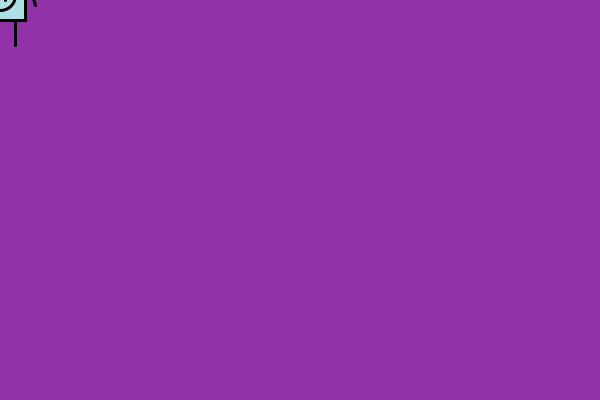
Frame 1 (no input)
Frame 60 (the mouse pressed at the canvas centre just before this capture): identical to frame 1, image omitted
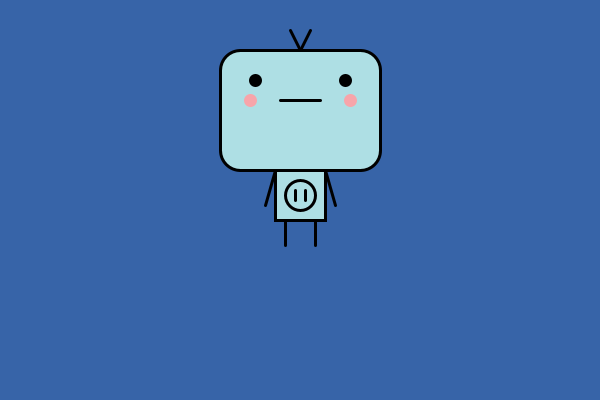
Frame 120 (the mouse held since frame 60 and released just before this capture)

The Processing sketch that drew these frames (run headless with seeded random() and noise(); from frame 60 on, the mouse is pressed at the canvas centre):

// Processing sketch: processing_40681
// ── processing_40681.pde

void setup()
{
  size(600, 400);
  smooth();
  frameRate(30);
}

void draw() {
background(abs(mouseY-145),abs(mouseX/2 -50),168); 
//background(210,237,243);
strokeWeight (3);
//ROBOT HEAD
//coloring the head
stroke(174,223,228); 
fill(174,223,228);
rect (mouseX-60,mouseY-150,120,120);
rect (mouseX-80,mouseY-130,160,80); 
//antennae
stroke(0);
line (mouseX, mouseY-150, pmouseX-10, pmouseY-170);
line (mouseX, mouseY-150, pmouseX+10, pmouseY-170);
//head border lines
line (mouseX-60, mouseY-150, mouseX+60, mouseY-150);
line (mouseX-60, mouseY-30, mouseX+60, mouseY-30);
line (mouseX-80, mouseY-130, mouseX-80, mouseY-50);
line (mouseX+80, mouseY-130, mouseX+80, mouseY-50);
//head's corners
ellipseMode(CORNER);
arc(mouseX-80, mouseY-150, 40, 40, PI, TWO_PI-PI/2);
arc(mouseX+40, mouseY-150, 40, 40, TWO_PI-PI/2, TWO_PI);
arc(mouseX+40, mouseY-70, 40, 40, 0, PI/2);
arc(mouseX-80, mouseY-70, 40, 40, PI/2, PI);
//eyes
ellipseMode(CENTER);
fill(0);
ellipse(pmouseX-45,mouseY-120,10,10);
ellipse(pmouseX+45,mouseY-120,10,10);
//blush
ellipseMode(CENTER);
stroke(247,165,170);
fill(247,165,170); 
ellipse(mouseX-50,mouseY-100,10,10);
ellipse(mouseX+50,mouseY-100,10,10);
//mouth
stroke(0); 
line (mouseX-20, mouseY-100, mouseX+20, mouseY-100);

//ROBOT BODY
fill(174,223,228);
rect (mouseX-25,mouseY-30,50,50);
//button
ellipse (mouseX,mouseY-5,30,30);
line (mouseX-5, mouseY-10, mouseX-5, mouseY);
line (mouseX+5, mouseY-10, mouseX+5, mouseY);
//hands
line (mouseX-25, mouseY-30, pmouseX-35, pmouseY+5);
line (mouseX+25, mouseY-30, pmouseX+35, pmouseY+5);
//legs
line (mouseX-15, mouseY+20, pmouseX-15, pmouseY+45);
line (mouseX+15, mouseY+20, pmouseX+15, pmouseY+45);
}

void mousePressed() {
//say hello
println("Where is this place?!I'm scared!");
}
